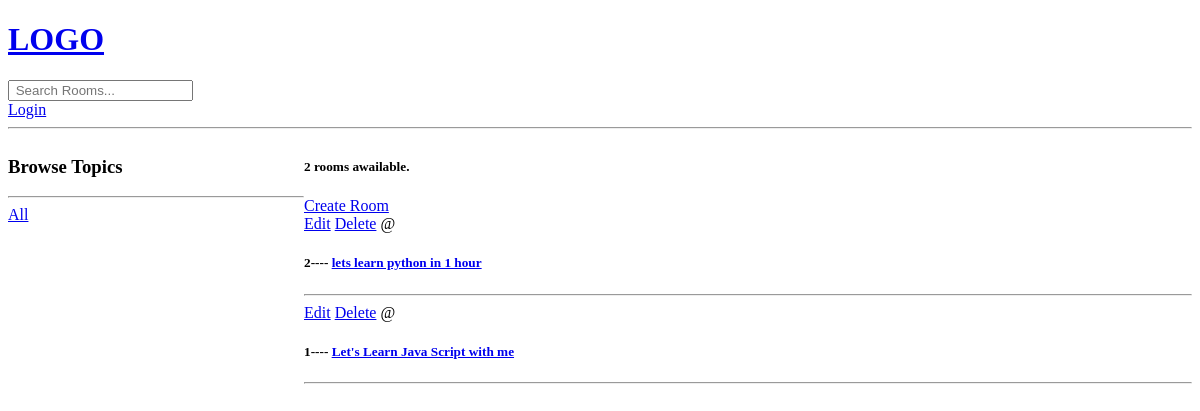
The app's page /, older data.
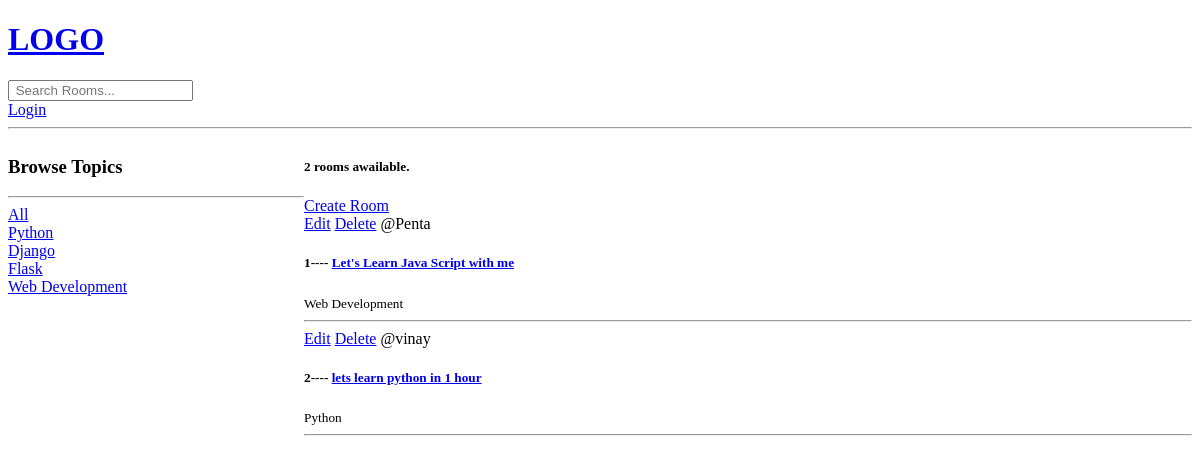
The same page, newer data.
### base/models.py (models this page shows, shortened)
class Room(models.Model):
    host= models.ForeignKey(User, on_delete=models.SET_NULL, null=True)
    topic = models.ForeignKey(Topic, on_delete=models.SET_NULL, null=True)
    name = models.CharField(max_length=200)
    description=models.TextField(null=True, blank= True)
    updated=models.DateTimeField(auto_now=True)
    created=models.DateTimeField(auto_now_add=True)
    class Meta:
        ordering= ['-updated', '-created']

class Topic(models.Model):
    name=models.CharField(max_length=200)

### base/views.py (the view)
# urls.py: path('', views.home, name="home"),
def home(request):
    q = request.GET.get('q') if request.GET.get('q') != None else ''
    rooms = Room.objects.filter(
            Q(topic__name__icontains=q) |
            Q(name__icontains=q) |
            Q(description__icontains=q)
    )
    topics = Topic.objects.all()
    room_count=rooms.count()
    context = {'rooms': rooms, 'topics': topics, "room_count": room_count}
    return render(request, 'base/home.html', context )

### base/templates/base/home.html (shortened to what this page needs)
{% extends 'main.html' %}
{% block content %}
  <div class="home-container">
    <div>
      <h3>Browse Topics</h3>
      <hr>
      <div>
        <a href="{% url 'home' %}">All</a>
      </div>
      {% for topic in topics %}
        <div>
          <a href="{% url 'home' %}?q={{topic.name}}">{{topic.name}}</a>
        </div>
      {% endfor %}
    </div>
    <div>
      <h5>{{room_count}} rooms awailable.</h5>
      <a href="{% url 'create-room' %}">Create Room</a>
      <div>
        {% for room in rooms %}
          <div>
            <a href="{% url 'update-room' room.id %}">Edit</a>
            <a href="{% url 'delete-room' room.id %}">Delete</a>
            <span>@{{ room.host.username }}</span>
            <h5>{{ room.id }}---- <a href="{% url 'room' room.id %}">{{ room.name }}</a></h5>
            <small>{{ room.topic.name }}</small>
            <hr />
          </div>
        {% endfor %}
      </div>
    </div>
  </div>
{% endblock %}

### templates/main.html (shortened to what this page needs)
<!DOCTYPE html>
<html>
<head>
</head>
<body>
    {% include 'navbar.html'%}
    {%block content %}
    {% endblock %}
</body>
</html>

### templates/navbar.html
<a href= "/">
    <h1>LOGO</h1>
</a>
<form method= 'GET' action= "{% url 'home' %}">
    <input type="text" name="q" placeholder=" Search Rooms...">
</form>
<a href="{% url 'login'  %}">Login</a>
<hr>

### base/templates/base/home.html (style rules this page uses)
.home-container { display: grid; grid-template-columns: 1fr 3fr; }

Row changes from the older to the newer data that the page shows:
added Topic: name "Python"
added Topic: name "Django"
added Topic: name "Flask"
added Topic: name "Web Development"
changed Room "Let's Learn Java Script with me": host.username (not shown) → "Penta"; topic.name (not shown) → "Web Development"; moves up the list
changed Room id 2: host.username (not shown) → "vinay"; topic.name (not shown) → "Python"
